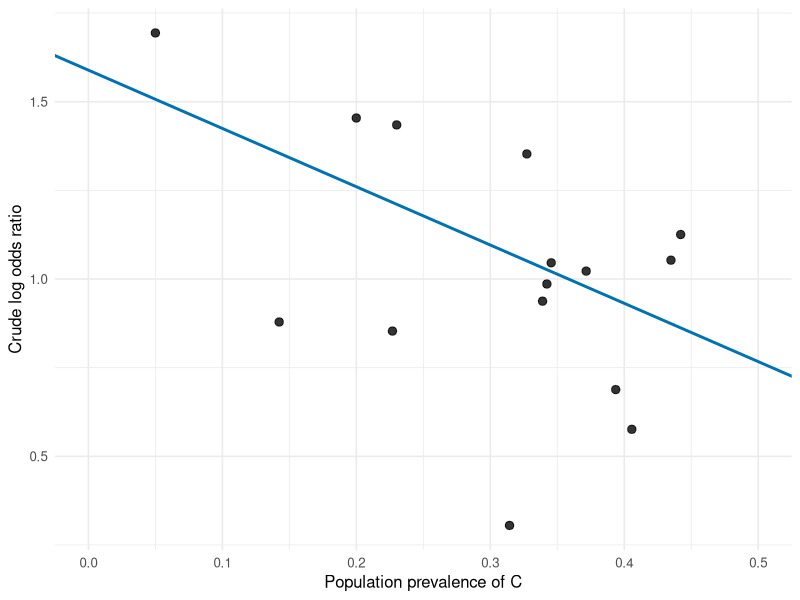

This chart was generated by the following R code:
## ---- chunk 1
set.seed(45)

n <- 1e6

# Target population quantities
p_D <- 7 / 10000
p_E <- 0.05
p_C <- 0.30
OR_E <- 4
OR_C <- 2

# Because C = 0 for all E = 1:
p_C_given_E0 <- p_C / (1 - p_E)
p_C_given_E0

# There are three possible (E, C) strata, with these population weights:
# (0, 0): 0.65; (0, 1): 0.30; (1, 0): 0.05.
mean_D_given_alpha <- function(alpha) {
  (1 - p_E) * (1 - p_C_given_E0) * plogis(alpha) +
    (1 - p_E) * p_C_given_E0 * plogis(alpha + log(OR_C)) +
    p_E * plogis(alpha + log(OR_E))
}

# Calibrate the baseline log odds to the target marginal prevalence of D.
alpha <- uniroot(
  function(a) mean_D_given_alpha(a) - p_D,
  interval = c(-30, 0)
)$root

# Simulate E and then C conditional on E.
E <- rbinom(n, size = 1, prob = p_E)
C <- integer(n)
C[E == 0] <- rbinom(sum(E == 0), size = 1, prob = p_C_given_E0)

# Simulate D under the logistic model.
p_D_i <- plogis(alpha + log(OR_E) * E + log(OR_C) * C)
D <- rbinom(n, size = 1, prob = p_D_i)

sim <- data.frame(E, C, D)

# Check the simulated prevalences (they will vary slightly by chance).
c(
  prevalence_D = mean(sim$D),
  prevalence_E = mean(sim$E),
  prevalence_C = mean(sim$C),
  prevalence_C_given_E0 = mean(sim$C[sim$E == 0]),
  prevalence_C_given_E1 = mean(sim$C[sim$E == 1])
)

# The model-implied stratum-specific disease probabilities.
data.frame(
  E = c(0, 0, 1),
  C = c(0, 1, 0),
  prob_D = plogis(alpha + log(OR_E) * c(0, 0, 1) +
                           log(OR_C) * c(0, 1, 0))
)
## ---- chunk 2
#| message: false

library(metafor)

simulate_study <- function(study_id, n, p_C, p_D, p_E, OR_E, OR_C) {
  p_C_given_E0 <- p_C / (1 - p_E)

  # Recalibrate the intercept for this study so that its expected marginal
  # disease prevalence is p_D.
  expected_prevalence <- function(alpha) {
    (1 - p_E) * (1 - p_C_given_E0) * plogis(alpha) +
      (1 - p_E) * p_C_given_E0 * plogis(alpha + log(OR_C)) +
      p_E * plogis(alpha + log(OR_E))
  }
  alpha <- uniroot(
    function(a) expected_prevalence(a) - p_D,
    interval = c(-30, 0)
  )$root

  # Only three (E, C) strata are possible because C = 0 when E = 1.
  strata <- data.frame(
    E = c(0, 0, 1),
    C = c(0, 1, 0)
  )
  stratum_probabilities <- c(
    (1 - p_E) * (1 - p_C_given_E0),
    (1 - p_E) * p_C_given_E0,
    p_E
  )
  strata$N <- as.vector(rmultinom(1, size = n,
                                  prob = stratum_probabilities))
  strata$prob_D <- plogis(
    alpha + log(OR_E) * strata$E + log(OR_C) * strata$C
  )
  strata$cases <- rbinom(nrow(strata), size = strata$N,
                         prob = strata$prob_D)
  strata$noncases <- strata$N - strata$cases

  crude_model <- glm(
    cbind(cases, noncases) ~ E,
    data = strata,
    family = binomial()
  )
  coefficient_table <- summary(crude_model)$coefficients

  data.frame(
    study = study_id,
    p_C_target = p_C,
    p_C_observed = sum(strata$C * strata$N) / n,
    log_or = unname(coefficient_table["E", "Estimate"]),
    se_log_or = unname(coefficient_table["E", "Std. Error"])
  )
}

simulate_meta_analysis <- function(simulation_id, studies_per_simulation,
                                   n_per_study, p_D, p_E, OR_E, OR_C) {
  p_C_draws <- rnorm(studies_per_simulation, mean=0.3, sd=0.12)
  p_C_draws <- ifelse(p_C_draws< 0.05,0.05,p_C_draws)
  p_C_draws <- ifelse(p_C_draws> 0.5,0.5,p_C_draws)

  studies <- do.call(
    rbind,
    lapply(
      seq_len(studies_per_simulation),
      function(study_id) {
        simulate_study(
          study_id = study_id,
          n = n_per_study,
          p_C = p_C_draws[study_id],
          p_D = p_D,
          p_E = p_E,
          OR_E = OR_E,
          OR_C = OR_C
        )
      }
    )
  )

  # Fixed-effect inverse-variance meta-regression.
  meta_regression_model <- metafor::rma(
    yi = log_or,
    sei = se_log_or,
    mods = ~ p_C_target,
    data = studies,
    method = "FE"
  )

  # Ordinary fixed-effect inverse-variance meta-analysis without a moderator.
  meta_analysis_model <- metafor::rma(
    yi = log_or,
    sei = se_log_or,
    data = studies,
    method = "FE"
  )

  results <- data.frame(
    simulation = simulation_id,
    analysis = c("Meta-regression intercept", "Meta-analysis summary"),
    estimate = c(
      unname(coef(meta_regression_model)[1]),
      unname(coef(meta_analysis_model)[1])
    ),
    standard_error = c(
      meta_regression_model$se[1],
      meta_analysis_model$se[1]
    ),
    row.names = NULL
  )

  list(
    studies = studies,
    meta_regression_model = meta_regression_model,
    meta_analysis_model = meta_analysis_model,
    results = results
  )
}
## ---- chunk 3
#| warning: false

set.seed(20261113)
n_simulations <- 100
studies_per_simulation <- 15
n_per_study <- 100000

simulation_runs <- lapply(
  seq_len(n_simulations),
  simulate_meta_analysis,
  studies_per_simulation = studies_per_simulation,
  n_per_study = n_per_study,
  p_D = p_D,
  p_E = p_E,
  OR_E = OR_E,
  OR_C = OR_C
)

simulation_results <- do.call(
  rbind,
  lapply(simulation_runs, `[[`, "results")
)

# Retain the meta-regression intercept and ordinary meta-analysis summary
# estimate from every simulation; display the first few rows here.
knitr::kable(head(simulation_results, 10), digits = 3)
## ---- chunk 4
summarize_analysis <- function(results) {
  mean_log_or <- mean(results$estimate)
  empirical_sd <- sd(results$estimate)
  mean_model_se <- mean(results$standard_error)
  ci_log_or <- mean_log_or + qnorm(c(0.025, 0.975)) * empirical_sd

  data.frame(
    analysis = results$analysis[1],
    mean_log_or = mean_log_or,
    empirical_sd = empirical_sd,
    mean_model_se = mean_model_se,
    log_or_interval = sprintf("%.3f to %.3f", ci_log_or[1], ci_log_or[2]),
    mean_or = exp(mean_log_or),
    or_interval = sprintf(
      "%.3f to %.3f",
      exp(ci_log_or[1]),
      exp(ci_log_or[2])
    ),
    row.names = NULL
  )
}

results_by_analysis <- split(
  simulation_results,
  factor(
    simulation_results$analysis,
    levels = c("Meta-regression intercept", "Meta-analysis summary")
  )
)
summary_table <- do.call(rbind, lapply(results_by_analysis, summarize_analysis))
row.names(summary_table) <- NULL

knitr::kable(
  summary_table,
  digits = 3,
  col.names = c(
    "Analysis",
    "Mean log OR",
    "Empirical SD",
    "Mean model SE",
    "Empirical 95% interval (log OR)",
    "Mean OR",
    "Empirical 95% interval (OR)"
  )
)
## ---- chunk 5
#| fig-cap: "Study estimates and fitted line for the final simulated meta-regression"
#| fig-width: 7
#| fig-height: 5
#| message: false

library(ggplot2)

last_run <- simulation_runs[[n_simulations]]

ggplot(last_run$studies, aes(x = p_C_target, y = log_or)) +
  geom_point(size = 2.5, alpha = 0.8) +
  geom_abline(
    intercept = coef(last_run$meta_regression_model)[1],
    slope = coef(last_run$meta_regression_model)[2],
    color = "#0072B2",
    linewidth = 1
  ) +
  coord_cartesian(xlim = c(0, 0.5)) +
  labs(
    x = "Population prevalence of C",
    y = "Crude log odds ratio"
  ) +
  theme_minimal(base_size = 12)
